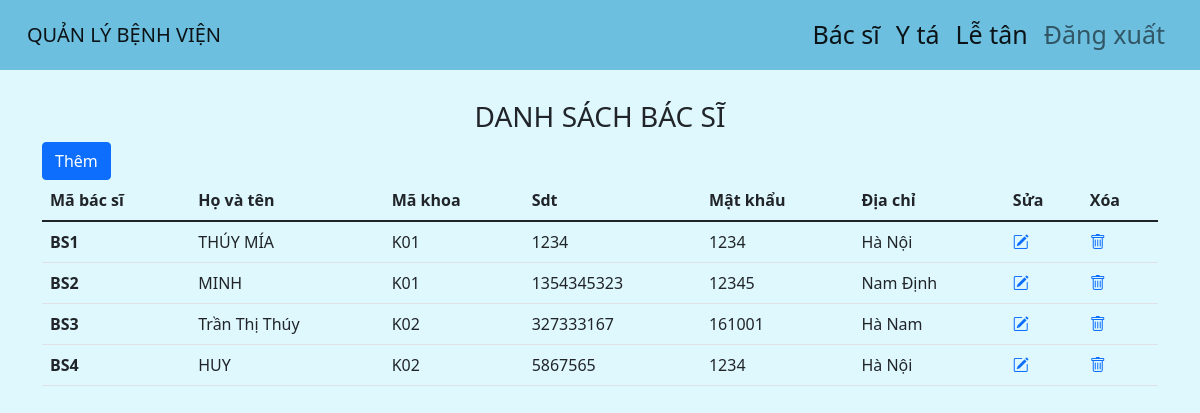
Screenshot of /UI/admin/admin.php (signed in) with the database file from the repository.
### tables this page shows
CREATE TABLE `bacsi` (
  `mabs` varchar(100) NOT NULL,
  `tenbs` varchar(100) DEFAULT NULL,
  `makhoa` varchar(100) DEFAULT NULL,
  `sdt` decimal(10,0) DEFAULT NULL,
  `matkhau` varchar(100) DEFAULT NULL,
  `diachi` varchar(100) DEFAULT NULL
);

### UI/admin/admin.php (the view, shortened to what this page needs)
<?php
    require "header.php";
?>
    <main >
        <div class="container_admin container ">
            <h3 class=" text-center  mt-5">DANH SÁCH BÁC SĨ</h3>
            <div>
                <a class="btn btn-primary " href="add_employee.php">Thêm</a>
            </div>
            <table class="table " >
                <thead>
                    <tr>
                        <th scope="col">Mã bác sĩ</th>
                        <th scope="col">Họ và tên</th>
                        <th scope="col">Mã khoa</th>
                        <th scope="col">Sdt</th>
                        <th scope="col">Mật khẩu</th>
                        <th scope="col">Địa chỉ</th>
                        <th scope="col">Sửa</th>
                        <th scope="col">Xóa</th>
                    </tr>
                </thead>
                <tbody>
                    <?php
                        $conn = mysqli_connect('localhost','root','','benhvien');
                        $sql = "SELECT mabs, tenbs, makhoa, sdt, matkhau, diachi FROM bacsi ";
                        $result = mysqli_query($conn,$sql);
                        if(mysqli_num_rows($result) > 0){
                            while($row = mysqli_fetch_assoc($result)){
                    ?>
                                <tr>
                                    <th scope="row"><?php echo $row['mabs']; ?></th>
                                    <td><?php echo $row['tenbs']; ?></td>
                                    <td><?php echo $row['makhoa']; ?></td>
                                    <td><?php echo $row['sdt']; ?></td>
                                    <td><?php echo $row['matkhau']; ?></td>
                                    <td><?php echo $row['diachi']; ?></td>
                                    <td><a href="update_employee.php?mabs=<?php echo $row['mabs']; ?>"><i class="bi bi-pencil-square text-primary "></i></a></td>
                                    <td><a href="delete_employee.php?mabs=<?php echo $row['mabs']; ?>"><i class="bi bi-trash text-primary"></i></a></td>
                                </tr>
                    <?php
                            }
                        }
                    ?>
                </tbody>
                </table>
        </div>
    </main>

### UI/admin/header.php (shortened to what this page needs)
<!DOCTYPE html>
<html lang="en">
<head>
    <link rel="stylesheet" href="https://cdn.jsdelivr.net/npm/bootstrap-icons@1.7.2/font/bootstrap-icons.css">
    <link href="https://cdn.jsdelivr.net/npm/bootstrap@5.1.3/dist/css/bootstrap.min.css" rel="stylesheet">
    <link rel="stylesheet" href="../assets/css/headeradmin.css">
</head>
<body class="bg">
    <header>
        <nav class="navbar navbar-expand-lg navbar-light bg-black">
            <div class="container-fluid">
                <a class="navbar-brand active" >QUẢN LÝ BỆNH VIỆN</a>
                <div class="collapse navbar-collapse" id="navbarSupportedContent">
                <ul class="navbar-nav ms-auto mb-2 mb-lg-0">
                    <li class="nav-item">
                    <a class="nav-link active " aria-current="page" href="admin.php">Bác sĩ</a>
                    </li>
                    <li class="nav-item">
                    <a class="nav-link active" href="yta.php">Y tá</a>
                    </li>
                    <li class="nav-item">
                    <a class="nav-link active" href="letan.php">Lễ tân</a>
                    </li>
                    <?php
                        if(isset($_SESSION['isLoginAdmin']))
                        {
                            echo '<li class="nav-item">';
                            echo "<a class='nav-link' href='../../BusinessLogic/admin/logout.php'>Đăng xuất</a>";
                            echo '</li>';
                        }
                    ?>
                </ul>
                </div>
            </div>
            </nav>
    </header>

### UI/assets/css/headeradmin.css (style rules this page uses)
.navbar { display: flex; position: fixed; justify-content: space-between; align-items: center; height: 70px; width: 100%; padding: 15px; top: 0; box-sizing: border-box; background-color: rgb(109, 191, 223) !important; }
.bg { background-color: rgba(192, 243, 252, 0.521) !important; height: 100%; background-size: auto 180%; margin-top: 100px; }
.nav-link { font-size: 25px; text-align: center; }

### rows the page displays
bacsi: mabs "BS1", tenbs "THÚY MÍA", makhoa "K01", sdt "1234", matkhau "1234", diachi "Hà Nội"
bacsi: mabs "BS2", tenbs "MINH", makhoa "K01", sdt "1354345323", matkhau "12345", diachi "Nam Định"
bacsi: mabs "BS3", tenbs "Trần Thị Thúy", makhoa "K02", sdt "327333167", matkhau "161001", diachi "Hà Nam"
bacsi: mabs "BS4", tenbs "HUY", makhoa "K02", sdt "5867565", matkhau "1234", diachi "Hà Nội"
